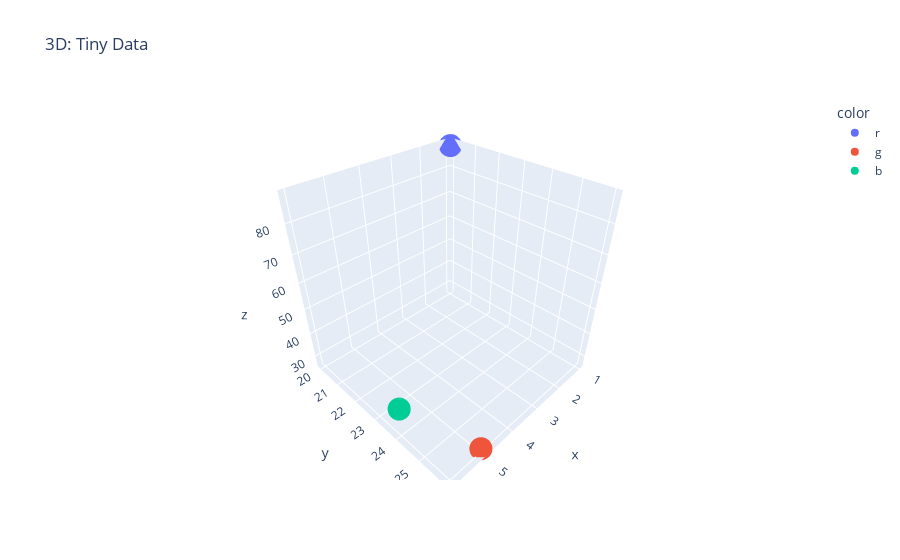

Source (notebook cell):
### Markdown cell above
- 3D

### Code cell
fig = px.scatter_3d(
    x=data[:,0], y=data[:,1], z=data[:,2], color=df_data['c'],
    title='3D: Tiny Data' #, width = 800, height=800
)
fig.show()

### Figure 1 — Plotly figure (JSON) as saved in the notebook; plotly's stock layout.template omitted (floating-point values rounded to 4 significant figures)
{"data": [{"hovertemplate": "color=r<br>x=%{x}<br>y=%{y}<br>z=%{z}<extra></extra>", "legendgroup": "r", "marker": {"color": "#636efa", "symbol": "circle"}, "mode": "markers", "name": "r", "scene": "scene", "showlegend": true, "type": "scatter3d", "x": [1], "y": [20], "z": [88]}, {"hovertemplate": "color=g<br>x=%{x}<br>y=%{y}<br>z=%{z}<extra></extra>", "legendgroup": "g", "marker": {"color": "#EF553B", "symbol": "circle"}, "mode": "markers", "name": "g", "scene": "scene", "showlegend": true, "type": "scatter3d", "x": [5], "y": [26], "z": [27]}, {"hovertemplate": "color=b<br>x=%{x}<br>y=%{y}<br>z=%{z}<extra></extra>", "legendgroup": "b", "marker": {"color": "#00cc96", "symbol": "circle"}, "mode": "markers", "name": "b", "scene": "scene", "showlegend": true, "type": "scatter3d", "x": [6], "y": [24], "z": [37]}], "layout": {"legend": {"title": {"text": "color"}, "tracegroupgap": 0}, "scene": {"domain": {"x": [0, 1], "y": [0, 1]}, "xaxis": {"title": {"text": "x"}}, "yaxis": {"title": {"text": "y"}}, "zaxis": {"title": {"text": "z"}}}, "title": {"text": "3D: Tiny Data"}}}
